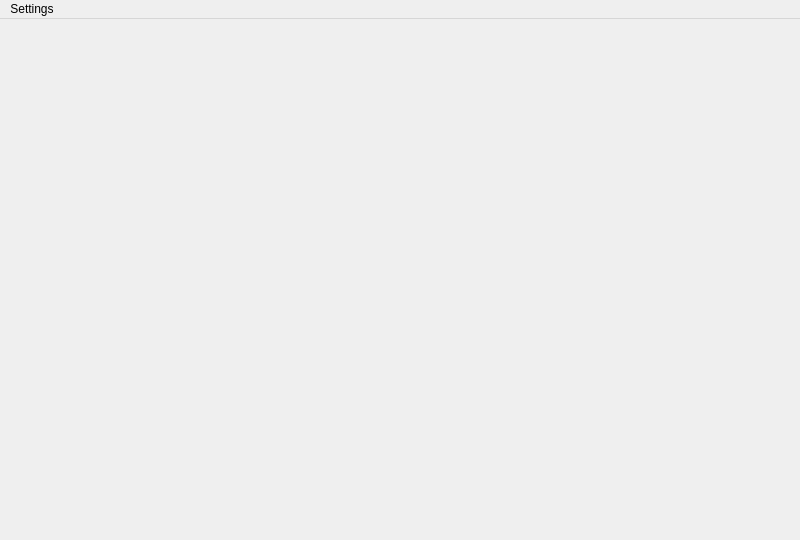
<?xml version="1.0" encoding="UTF-8"?>
<ui version="4.0">
 <class>CGraphWindowAbstract</class>
 <widget class="QMainWindow" name="window">
  <property name="geometry">
   <rect>
    <x>0</x>
    <y>0</y>
    <width>800</width>
    <height>540</height>
   </rect>
  </property>
  <widget class="QWidget" name="centralwidget"/>
  <widget class="QMenuBar" name="menuBar">
   <widget class="QMenu" name="menuSettings">
    <property name="title">
     <string>Settings</string>
    </property>
    <addaction name="actionGraphColor"/>
    <addaction name="actionGraphWidth"/>
   </widget>
   <addaction name="menuSettings"/>
  </widget>
  <action name="actionGraphColor">
   <property name="text">
    <string>Graph Color...</string>
   </property>
  </action>
  <action name="actionGraphWidth">
   <property name="text">
    <string>Graph Width...</string>
   </property>
  </action>
 </widget>
 <resources/>
 <connections/>
</ui>
